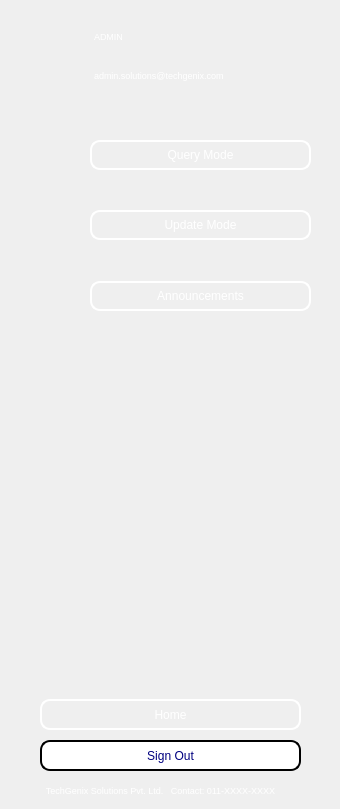
    <widget class="QWidget" name="l_admintab">
     <widget class="QWidget" name="gridLayoutWidget_4">
      <property name="geometry">
       <rect>
        <x>10</x>
        <y>20</y>
        <width>321</width>
        <height>72</height>
       </rect>
      </property>
      <layout class="QGridLayout" name="curuser_grid_2" columnstretch="20,2,60">
       <item row="0" column="0" rowspan="2">
        <widget class="QLabel" name="ladmin_imglbl">
         <property name="maximumSize">
          <size>
           <width>70</width>
           <height>70</height>
          </size>
         </property>
         <property name="text">
          <string/>
         </property>
         <property name="pixmap">
          <pixmap>../../../../.designer/Assets/user_logo.png</pixmap>
         </property>
         <property name="scaledContents">
          <bool>true</bool>
         </property>
        </widget>
       </item>
       <item row="0" column="2">
        <widget class="QLabel" name="lname_lbl_adm">
         <property name="maximumSize">
          <size>
           <width>16777215</width>
           <height>35</height>
          </size>
         </property>
         <property name="font">
          <font>
           <pointsize>7</pointsize>
          </font>
         </property>
         <property name="styleSheet">
          <string notr="true">color: white</string>
         </property>
         <property name="text">
          <string>ADMIN</string>
         </property>
         <property name="alignment">
          <set>Qt::AlignLeading|Qt::AlignLeft|Qt::AlignVCenter</set>
         </property>
        </widget>
       </item>
       <item row="1" column="2">
        <widget class="QLabel" name="lmail_lbl_adm">
         <property name="maximumSize">
          <size>
           <width>16777215</width>
           <height>35</height>
          </size>
         </property>
         <property name="font">
          <font>
           <pointsize>7</pointsize>
          </font>
         </property>
         <property name="styleSheet">
          <string notr="true">color: white</string>
         </property>
         <property name="text">
          <string>admin.solutions@techgenix.com</string>
         </property>
        </widget>
       </item>
       <item row="0" column="1">
        <spacer name="horizontalSpacer_3">
         <property name="orientation">
          <enum>Qt::Horizontal</enum>
         </property>
         <property name="sizeHint" stdset="0">
          <size>
           <width>40</width>
           <height>20</height>
          </size>
         </property>
        </spacer>
       </item>
      </layout>
     </widget>
     <widget class="QWidget" name="gridLayoutWidget_6">
      <property name="geometry">
       <rect>
        <x>30</x>
        <y>130</y>
        <width>281</width>
        <height>191</height>
       </rect>
      </property>
      <layout class="QGridLayout" name="features_grid_adm" rowstretch="10,0,0,0,0,0" columnstretch="20,1,60">
       <item row="2" column="2">
        <spacer name="vspacer_2">
         <property name="orientation">
          <enum>Qt::Vertical</enum>
         </property>
         <property name="sizeHint" stdset="0">
          <size>
           <width>20</width>
           <height>40</height>
          </size>
         </property>
        </spacer>
       </item>
       <item row="5" column="0">
        <widget class="QLabel" name="l_announcementimage">
         <property name="minimumSize">
          <size>
           <width>50</width>
           <height>50</height>
          </size>
         </property>
         <property name="maximumSize">
          <size>
           <width>50</width>
           <height>50</height>
          </size>
         </property>
         <property name="text">
          <string/>
         </property>
         <property name="pixmap">
          <pixmap>../../../../.designer/Assets/department_logo.png</pixmap>
         </property>
         <property name="scaledContents">
          <bool>true</bool>
         </property>
        </widget>
       </item>
       <item row="5" column="2">
        <widget class="QPushButton" name="l_announcementbtn">
         <property name="minimumSize">
          <size>
           <width>0</width>
           <height>30</height>
          </size>
         </property>
         <property name="styleSheet">
          <string notr="true">color: rgb(255, 255, 255);
border-style:outset;
border-width:2px;
border-radius:10px;
border-color:white</string>
         </property>
         <property name="text">
          <string>Announcements</string>
         </property>
        </widget>
       </item>
       <item row="0" column="1">
        <spacer name="Spacer_2">
         <property name="orientation">
          <enum>Qt::Horizontal</enum>
         </property>
         <property name="sizeHint" stdset="0">
          <size>
           <width>40</width>
           <height>20</height>
          </size>
         </property>
        </spacer>
       </item>
       <item row="0" column="0" rowspan="2">
        <widget class="QLabel" name="l_queryimg">
         <property name="minimumSize">
          <size>
           <width>50</width>
           <height>50</height>
          </size>
         </property>
         <property name="maximumSize">
          <size>
           <width>50</width>
           <height>50</height>
          </size>
         </property>
         <property name="text">
          <string/>
         </property>
         <property name="pixmap">
          <pixmap>../../../../.designer/Assets/personal_logo.png</pixmap>
         </property>
         <property name="scaledContents">
          <bool>true</bool>
         </property>
        </widget>
       </item>
       <item row="0" column="2" rowspan="2">
        <widget class="QPushButton" name="l_querybtn">
         <property name="minimumSize">
          <size>
           <width>0</width>
           <height>30</height>
          </size>
         </property>
         <property name="styleSheet">
          <string notr="true">color: rgb(255, 255, 255);
border-style:outset;
border-width:2px;
border-radius:10px;
border-color:white</string>
         </property>
         <property name="text">
          <string>Query Mode</string>
         </property>
        </widget>
       </item>
       <item row="4" column="2">
        <spacer name="vspacer_3">
         <property name="orientation">
          <enum>Qt::Vertical</enum>
         </property>
         <property name="sizeHint" stdset="0">
          <size>
           <width>20</width>
           <height>40</height>
          </size>
         </property>
        </spacer>
       </item>
       <item row="3" column="2">
        <widget class="QPushButton" name="l_updatebtn">
         <property name="minimumSize">
          <size>
           <width>0</width>
           <height>30</height>
          </size>
         </property>
         <property name="styleSheet">
          <string notr="true">color: rgb(255, 255, 255);
border-style:outset;
border-width:2px;
border-radius:10px;
border-color:white</string>
         </property>
         <property name="text">
          <string>Update Mode</string>
         </property>
        </widget>
       </item>
       <item row="3" column="0">
        <widget class="QLabel" name="l_updateimage">
         <property name="minimumSize">
          <size>
           <width>50</width>
           <height>50</height>
          </size>
         </property>
         <property name="maximumSize">
          <size>
           <width>50</width>
           <height>50</height>
          </size>
         </property>
         <property name="text">
          <string/>
         </property>
         <property name="pixmap">
          <pixmap>../../../../.designer/Assets/department_logo.png</pixmap>
         </property>
         <property name="scaledContents">
          <bool>true</bool>
         </property>
        </widget>
       </item>
      </layout>
     </widget>
     <widget class="QPushButton" name="adm_home">
      <property name="geometry">
       <rect>
        <x>40</x>
        <y>699</y>
        <width>261</width>
        <height>31</height>
       </rect>
      </property>
      <property name="styleSheet">
       <string notr="true">color: rgb(255, 255, 255);
border-style:outset;
border-width:2px;
border-radius:10px;
border-color:white</string>
      </property>
      <property name="text">
       <string>Home</string>
      </property>
     </widget>
     <widget class="QPushButton" name="pushButton">
      <property name="geometry">
       <rect>
        <x>40</x>
        <y>740</y>
        <width>261</width>
        <height>31</height>
       </rect>
      </property>
      <property name="styleSheet">
       <string notr="true">color: rgb(0, 0, 127);
border-style:outset;
border-width:2px;
border-radius:10px;
border-color:black;
background-color: rgb(255, 255, 255);</string>
      </property>
      <property name="text">
       <string>Sign Out</string>
      </property>
     </widget>
     <widget class="QLabel" name="company_lbl_empgui_3">
      <property name="geometry">
       <rect>
        <x>0</x>
        <y>780</y>
        <width>321</width>
        <height>20</height>
       </rect>
      </property>
      <property name="font">
       <font>
        <pointsize>7</pointsize>
       </font>
      </property>
      <property name="styleSheet">
       <string notr="true">color: white</string>
      </property>
      <property name="text">
       <string>TechGenix Solutions Pvt. Ltd.   Contact: 011-XXXX-XXXX</string>
      </property>
      <property name="alignment">
       <set>Qt::AlignCenter</set>
      </property>
     </widget>
    </widget>
